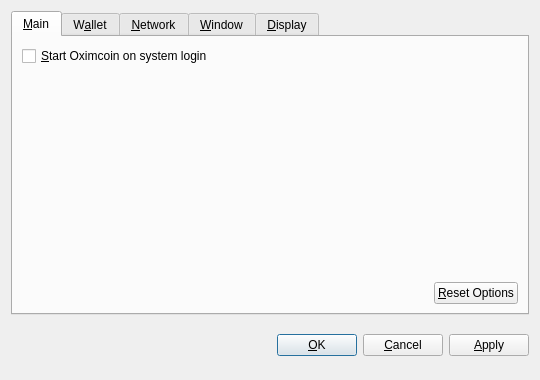
<?xml version="1.0" encoding="UTF-8"?>
<ui version="4.0">
 <class>OptionsDialog</class>
 <widget class="QDialog" name="OptionsDialog">
  <property name="geometry">
   <rect>
    <x>0</x>
    <y>0</y>
    <width>540</width>
    <height>380</height>
   </rect>
  </property>
  <property name="windowTitle">
   <string>Options</string>
  </property>
  <property name="modal">
   <bool>true</bool>
  </property>
  <layout class="QVBoxLayout" name="verticalLayout">
   <item>
    <widget class="QTabWidget" name="tabWidget">
     <property name="tabPosition">
      <enum>QTabWidget::North</enum>
     </property>
     <property name="currentIndex">
      <number>0</number>
     </property>
     <widget class="QWidget" name="tabMain">
      <attribute name="title">
       <string>&amp;Main</string>
      </attribute>
      <layout class="QVBoxLayout" name="verticalLayout_Main">
       <item>
        <widget class="QCheckBox" name="bitcoinAtStartup">
         <property name="toolTip">
          <string>Automatically start Oximcoin after logging in to the system.</string>
         </property>
         <property name="text">
          <string>&amp;Start Oximcoin on system login</string>
         </property>
        </widget>
       </item>
       <item>
        <spacer name="verticalSpacer_Main">
         <property name="orientation">
          <enum>Qt::Vertical</enum>
         </property>
         <property name="sizeHint" stdset="0">
          <size>
           <width>20</width>
           <height>40</height>
          </size>
         </property>
        </spacer>
       </item>
       <item>
        <layout class="QHBoxLayout" name="horizontalLayout_2_Main">
         <item>
          <spacer name="horizontalSpacer_2_Main">
           <property name="orientation">
            <enum>Qt::Horizontal</enum>
           </property>
           <property name="sizeHint" stdset="0">
            <size>
             <width>40</width>
             <height>20</height>
            </size>
           </property>
          </spacer>
         </item>
         <item>
          <widget class="QPushButton" name="resetButton">
           <property name="toolTip">
            <string>Reset all client options to default.</string>
           </property>
           <property name="text">
            <string>&amp;Reset Options</string>
           </property>
           <property name="autoDefault">
            <bool>false</bool>
           </property>
          </widget>
         </item>
        </layout>
       </item>
      </layout>
     </widget>
     <widget class="QWidget" name="tabWallet">
      <attribute name="title">
       <string>W&amp;allet</string>
      </attribute>
      <layout class="QVBoxLayout" name="verticalLayout_Network">
       <item>
        <widget class="QLabel" name="transactionFeeInfoLabel">
         <property name="text">
          <string>Optional transaction fee per kB that helps make sure your transactions are processed quickly. Most transactions are 1 kB.</string>
         </property>
         <property name="textFormat">
          <enum>Qt::PlainText</enum>
         </property>
         <property name="wordWrap">
          <bool>true</bool>
         </property>
        </widget>
       </item>
       <item>
        <layout class="QHBoxLayout" name="horizontalLayout_1_Main">
         <item>
          <widget class="QLabel" name="transactionFeeLabel">
           <property name="text">
            <string>Pay transaction &amp;fee</string>
           </property>
           <property name="textFormat">
            <enum>Qt::PlainText</enum>
           </property>
           <property name="buddy">
            <cstring>transactionFee</cstring>
           </property>
          </widget>
         </item>
         <item>
          <widget class="BitcoinAmountField" name="transactionFee"/>
         </item>
         <item>
          <spacer name="horizontalSpacer_1_Main">
           <property name="orientation">
            <enum>Qt::Horizontal</enum>
           </property>
           <property name="sizeHint" stdset="0">
            <size>
             <width>40</width>
             <height>20</height>
            </size>
           </property>
          </spacer>
         </item>
        </layout>
       </item>
       <item>
        <widget class="QLabel" name="label">
         <property name="text">
          <string>If you disable the spending of unconfirmed change, the change from a transaction cannot be used until that transaction has at least one confirmation. This also affects how your balance is computed.</string>
         </property>
         <property name="wordWrap">
          <bool>true</bool>
         </property>
        </widget>
       </item>
       <item>
        <widget class="QCheckBox" name="spendZeroConfChange">
         <property name="text">
          <string>Spend unconfirmed change  (experts only)</string>
         </property>
        </widget>
       </item>
       <item>
        <spacer name="verticalSpacer">
         <property name="orientation">
          <enum>Qt::Vertical</enum>
         </property>
         <property name="sizeHint" stdset="0">
          <size>
           <width>20</width>
           <height>40</height>
          </size>
         </property>
        </spacer>
       </item>
      </layout>
     </widget>
     <widget class="QWidget" name="tabNetwork">
      <attribute name="title">
       <string>&amp;Network</string>
      </attribute>
      <layout class="QVBoxLayout" name="verticalLayout_Network">
       <item>
        <widget class="QCheckBox" name="mapPortUpnp">
         <property name="toolTip">
          <string>Automatically open the Oximcoin client port on the router. This only works when your router supports UPnP and it is enabled.</string>
         </property>
         <property name="text">
          <string>Map port using &amp;UPnP</string>
         </property>
        </widget>
       </item>
       <item>
        <widget class="QCheckBox" name="connectSocks">
         <property name="toolTip">
          <string>Connect to the Oximcoin network through a SOCKS proxy (e.g. when connecting through Tor).</string>
         </property>
         <property name="text">
          <string>&amp;Connect through SOCKS proxy:</string>
         </property>
        </widget>
       </item>
       <item>
        <layout class="QHBoxLayout" name="horizontalLayout_Network">
         <item>
          <widget class="QLabel" name="proxyIpLabel">
           <property name="text">
            <string>Proxy &amp;IP:</string>
           </property>
           <property name="textFormat">
            <enum>Qt::PlainText</enum>
           </property>
           <property name="buddy">
            <cstring>proxyIp</cstring>
           </property>
          </widget>
         </item>
         <item>
          <widget class="QValidatedLineEdit" name="proxyIp">
           <property name="maximumSize">
            <size>
             <width>140</width>
             <height>16777215</height>
            </size>
           </property>
           <property name="toolTip">
            <string>IP address of the proxy (e.g. 127.0.0.1)</string>
           </property>
          </widget>
         </item>
         <item>
          <widget class="QLabel" name="proxyPortLabel">
           <property name="text">
            <string>&amp;Port:</string>
           </property>
           <property name="textFormat">
            <enum>Qt::PlainText</enum>
           </property>
           <property name="buddy">
            <cstring>proxyPort</cstring>
           </property>
          </widget>
         </item>
         <item>
          <widget class="QLineEdit" name="proxyPort">
           <property name="maximumSize">
            <size>
             <width>55</width>
             <height>16777215</height>
            </size>
           </property>
           <property name="toolTip">
            <string>Port of the proxy (e.g. 9050)</string>
           </property>
          </widget>
         </item>
         <item>
          <widget class="QLabel" name="socksVersionLabel">
           <property name="text">
            <string>SOCKS &amp;Version:</string>
           </property>
           <property name="textFormat">
            <enum>Qt::PlainText</enum>
           </property>
           <property name="buddy">
            <cstring>socksVersion</cstring>
           </property>
          </widget>
         </item>
         <item>
          <widget class="QValueComboBox" name="socksVersion">
           <property name="toolTip">
            <string>SOCKS version of the proxy (e.g. 5)</string>
           </property>
          </widget>
         </item>
         <item>
          <spacer name="horizontalSpacer_Network">
           <property name="orientation">
            <enum>Qt::Horizontal</enum>
           </property>
           <property name="sizeHint" stdset="0">
            <size>
             <width>40</width>
             <height>20</height>
            </size>
           </property>
          </spacer>
         </item>
        </layout>
       </item>
       <item>
        <spacer name="verticalSpacer_Network">
         <property name="orientation">
          <enum>Qt::Vertical</enum>
         </property>
         <property name="sizeHint" stdset="0">
          <size>
           <width>20</width>
           <height>40</height>
          </size>
         </property>
        </spacer>
       </item>
      </layout>
     </widget>
     <widget class="QWidget" name="tabWindow">
      <attribute name="title">
       <string>&amp;Window</string>
      </attribute>
      <layout class="QVBoxLayout" name="verticalLayout_Window">
       <item>
        <widget class="QCheckBox" name="minimizeToTray">
         <property name="toolTip">
          <string>Show only a tray icon after minimizing the window.</string>
         </property>
         <property name="text">
          <string>&amp;Minimize to the tray instead of the taskbar</string>
         </property>
        </widget>
       </item>
       <item>
        <widget class="QCheckBox" name="minimizeOnClose">
         <property name="toolTip">
          <string>Minimize instead of exit the application when the window is closed. When this option is enabled, the application will be closed only after selecting Quit in the menu.</string>
         </property>
         <property name="text">
          <string>M&amp;inimize on close</string>
         </property>
        </widget>
       </item>
       <item>
        <spacer name="verticalSpacer_Window">
         <property name="orientation">
          <enum>Qt::Vertical</enum>
         </property>
         <property name="sizeHint" stdset="0">
          <size>
           <width>20</width>
           <height>40</height>
          </size>
         </property>
        </spacer>
       </item>
      </layout>
     </widget>
     <widget class="QWidget" name="tabDisplay">
      <attribute name="title">
       <string>&amp;Display</string>
      </attribute>
      <layout class="QVBoxLayout" name="verticalLayout_Display">
       <item>
        <layout class="QHBoxLayout" name="horizontalLayout_1_Display">
         <item>
          <widget class="QLabel" name="langLabel">
           <property name="text">
            <string>User Interface &amp;language:</string>
           </property>
           <property name="textFormat">
            <enum>Qt::PlainText</enum>
           </property>
           <property name="buddy">
            <cstring>lang</cstring>
           </property>
          </widget>
         </item>
         <item>
          <widget class="QValueComboBox" name="lang">
           <property name="toolTip">
            <string>The user interface language can be set here. This setting will take effect after restarting Oximcoin.</string>
           </property>
          </widget>
         </item>
        </layout>
       </item>
       <item>
        <layout class="QHBoxLayout" name="horizontalLayout_2_Display">
         <item>
          <widget class="QLabel" name="unitLabel">
           <property name="text">
            <string>&amp;Unit to show amounts in:</string>
           </property>
           <property name="textFormat">
            <enum>Qt::PlainText</enum>
           </property>
           <property name="buddy">
            <cstring>unit</cstring>
           </property>
          </widget>
         </item>
         <item>
          <widget class="QValueComboBox" name="unit">
           <property name="toolTip">
            <string>Choose the default subdivision unit to show in the interface and when sending coins.</string>
           </property>
          </widget>
         </item>
        </layout>
       </item>
       <item>
        <widget class="QCheckBox" name="displayAddresses">
         <property name="toolTip">
          <string>Whether to show Oximcoin addresses in the transaction list or not.</string>
         </property>
         <property name="text">
          <string>&amp;Display addresses in transaction list</string>
         </property>
        </widget>
       </item>
       <item>
        <widget class="QCheckBox" name="coinControlFeatures">
         <property name="toolTip">
          <string>Whether to show coin control features or not.</string>
         </property>
         <property name="text">
          <string>Display coin &amp;control features (experts only!)</string>
         </property>
        </widget>
       </item>
       <item>
        <spacer name="verticalSpacer_Display">
         <property name="orientation">
          <enum>Qt::Vertical</enum>
         </property>
         <property name="sizeHint" stdset="0">
          <size>
           <width>20</width>
           <height>40</height>
          </size>
         </property>
        </spacer>
       </item>
      </layout>
     </widget>
    </widget>
   </item>
   <item>
    <layout class="QHBoxLayout" name="horizontalLayout_Buttons">
     <item>
      <spacer name="horizontalSpacer_1">
       <property name="orientation">
        <enum>Qt::Horizontal</enum>
       </property>
       <property name="sizeHint" stdset="0">
        <size>
         <width>40</width>
         <height>48</height>
        </size>
       </property>
      </spacer>
     </item>
     <item>
      <widget class="QLabel" name="statusLabel">
       <property name="font">
        <font>
         <weight>75</weight>
         <bold>true</bold>
        </font>
       </property>
       <property name="text">
        <string/>
       </property>
       <property name="textFormat">
        <enum>Qt::PlainText</enum>
       </property>
       <property name="wordWrap">
        <bool>true</bool>
       </property>
      </widget>
     </item>
     <item>
      <spacer name="horizontalSpacer_2">
       <property name="orientation">
        <enum>Qt::Horizontal</enum>
       </property>
       <property name="sizeHint" stdset="0">
        <size>
         <width>40</width>
         <height>48</height>
        </size>
       </property>
      </spacer>
     </item>
     <item>
      <widget class="QPushButton" name="okButton">
       <property name="text">
        <string>&amp;OK</string>
       </property>
      </widget>
     </item>
     <item>
      <widget class="QPushButton" name="cancelButton">
       <property name="text">
        <string>&amp;Cancel</string>
       </property>
       <property name="autoDefault">
        <bool>false</bool>
       </property>
      </widget>
     </item>
     <item>
      <widget class="QPushButton" name="applyButton">
       <property name="text">
        <string>&amp;Apply</string>
       </property>
       <property name="autoDefault">
        <bool>false</bool>
       </property>
      </widget>
     </item>
    </layout>
   </item>
  </layout>
 </widget>
 <customwidgets>
  <customwidget>
   <class>BitcoinAmountField</class>
   <extends>QSpinBox</extends>
   <header>bitcoinamountfield.h</header>
  </customwidget>
  <customwidget>
   <class>QValueComboBox</class>
   <extends>QComboBox</extends>
   <header>qvaluecombobox.h</header>
  </customwidget>
  <customwidget>
   <class>QValidatedLineEdit</class>
   <extends>QLineEdit</extends>
   <header>qvalidatedlineedit.h</header>
  </customwidget>
 </customwidgets>
 <resources/>
 <connections/>
</ui>
